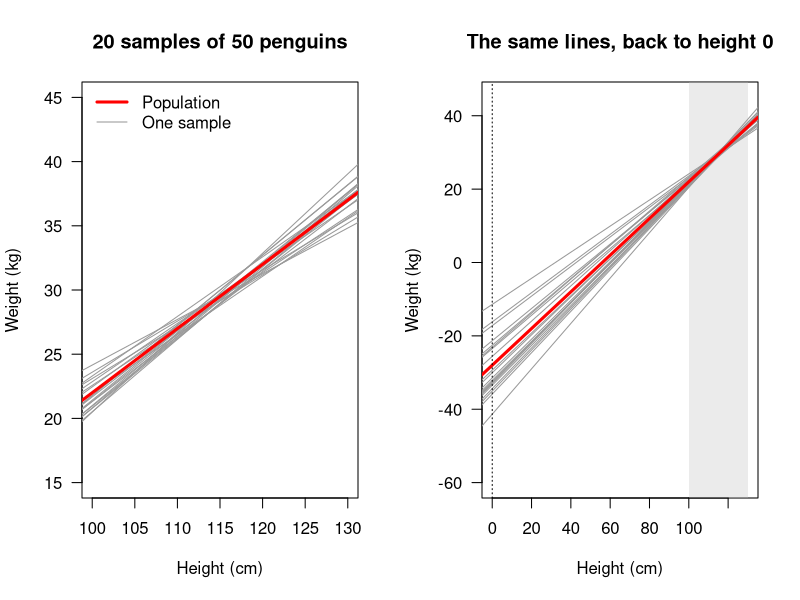
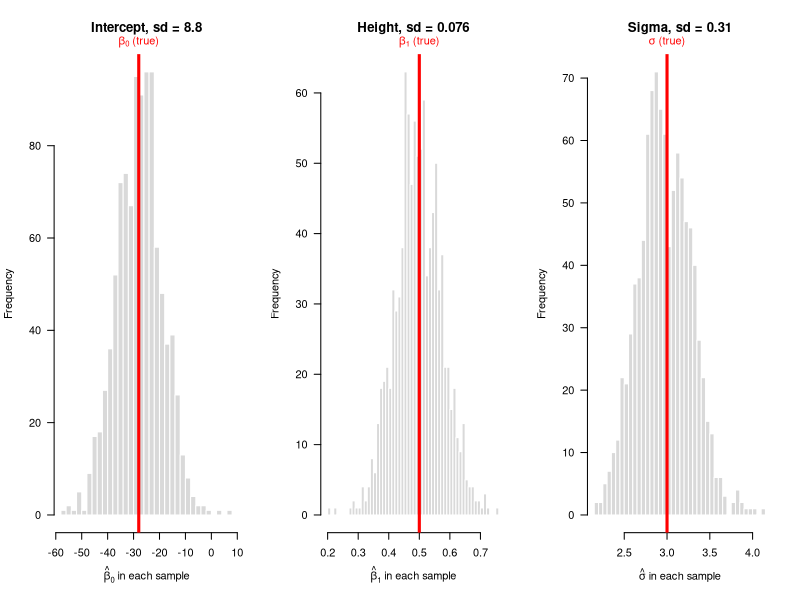
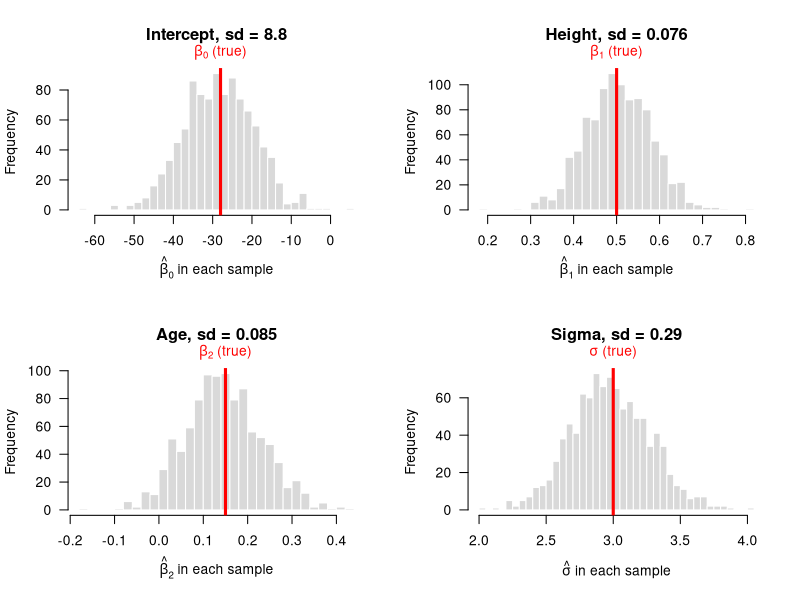

Source code (R) for these figures, in order:
# A population of 100,000 emperor penguins whose weight follows a linear
# model with KNOWN parameters.  We catch 50 of them, fit the model, and get
# estimates of those parameters.  Then we do it again, and again.
#
# Every sample gives different estimates.  The question of this section is
# how much they move around: that spread is what a confidence interval is
# built from.
#
# Part 1: one predictor (height).  Each sample gives a line, so we can SEE
#         beta0 and beta1 vary by drawing the lines.
# Part 2: two predictors (height and age).  There is no single line to draw,
#         so we look at histograms of every estimate, sigma included.

par(las = 1, bty = "o")    # horizontal axis numbers, full box around the plot

N <- 100000         # penguins in the population
n <- 50             # penguins in one sample
repeats <- 1000     # how many samples we take

# ----------------------------------------------------------------------
# The predictors.  Emperor penguins stand about 115 cm tall; we give the
# colony ages spread evenly between 2 and 20 years.
# ----------------------------------------------------------------------
height <- rnorm(N, mean = 115, sd = 6)
age <- runif(N, min = 2, max = 20)


# ======================================================================
# PART 1: ONE PREDICTOR
# ======================================================================

# The true parameters.  In real life we never know these; here we chose
# them, so we can check every estimate against the truth.
beta0 <- -28        # kg
beta1 <- 0.5        # kg per cm of height
sigma <- 3          # kg

weight <- beta0 + beta1 * height + rnorm(N, mean = 0, sd = sigma)

# Fitting the model to the WHOLE population gives (almost exactly) the true
# values: these are "the values we would find if we sampled every penguin".
population_fit <- lm(weight ~ height)
cat("Fitted to all", format(N, big.mark = ",", scientific = FALSE), "penguins:\n")
print(round(coef(population_fit), 3))
cat("  sigma =", round(summary(population_fit)$sigma, 3), "\n\n")

# ----------------------------------------------------------------------
# One sample.  This is all a real study ever gets to see.
# ----------------------------------------------------------------------
chosen <- sample(1:N, size = n)
one_fit <- lm(weight[chosen] ~ height[chosen])
cat("Fitted to one sample of", n, "penguins:\n")
print(round(coef(one_fit), 3))
cat("  sigma =", round(summary(one_fit)$sigma, 3), "\n")
cat("  Would another 50 penguins give the same numbers?\n\n")

# ----------------------------------------------------------------------
# So do it again.  Each pass through the loop is one imaginary research
# group catching 50 penguins and fitting the model.
# ----------------------------------------------------------------------
b0 <- rep(NA, repeats)
b1 <- rep(NA, repeats)
s <- rep(NA, repeats)

for (i in 1:repeats)
{
  chosen <- sample(1:N, size = n)
  fit <- lm(weight[chosen] ~ height[chosen])
  b0[i] <- coef(fit)[1]
  b1[i] <- coef(fit)[2]
  s[i] <- summary(fit)$sigma
}

cat("Over", repeats, "samples of", n, "penguins:\n")
cat("  beta0: true =", beta0, "  estimates from", round(min(b0), 1), "to", round(max(b0), 1), "\n")
cat("  beta1: true =", beta1, "  estimates from", round(min(b1), 2), "to", round(max(b1), 2), "\n")
cat("  sigma: true =", sigma, "  estimates from", round(min(s), 1), "to", round(max(s), 1), "\n\n")

# ----------------------------------------------------------------------
# The lines.  Red: the population line.  Grey: the first 20 samples.
#
# Left: the range of heights we measure.  The lines are close to the red
# one, and cross it near the middle of the heights.
# Right: the same lines, followed back to height 0.  Because the lines
# pivot around the middle of the data, a small change in slope swings the
# intercept a lot.  That is why the intercept varies so much more than the
# slope.
# ----------------------------------------------------------------------
show <- 20

par(mfrow = c(1, 2))

plot(height[chosen], weight[chosen], type = "n", xlim = c(100, 130), ylim = c(15, 45), xlab = "Height (cm)", ylab = "Weight (kg)", main = paste(show, "samples of", n, "penguins"))
for (i in 1:show)
{
  abline(b0[i], b1[i], col = "grey60")
}
abline(beta0, beta1, col = "red", lwd = 3)
legend("topleft", legend = c("Population", "One sample"), col = c("red", "grey60"), lwd = c(3, 1), bty = "n")

plot(height[chosen], weight[chosen], type = "n", xlim = c(0, 130), ylim = c(-60, 45), xlab = "Height (cm)", ylab = "Weight (kg)", main = "The same lines, back to height 0")
rect(100, -1000, 130, 1000, col = adjustcolor("grey", 0.3), border = NA)
for (i in 1:show)
{
  abline(b0[i], b1[i], col = "grey60")
}
abline(beta0, beta1, col = "red", lwd = 3)
abline(v = 0, lty = 3)

par(mfrow = c(1, 1))

# ----------------------------------------------------------------------
# The same estimates, all 1000 samples this time, as histograms.  The red
# line is the true value.
#
# These are sampling distributions, just like the sampling distribution of
# the mean: what a statistic does when you repeat the study.
# ----------------------------------------------------------------------
par(mfrow = c(1, 3))

hist(b0, breaks = 40, col = "grey85", border = "white", xlab = expression(hat(beta)[0] * " in each sample"), main = paste("Intercept, sd =", round(sd(b0), 1)))
abline(v = beta0, col = "red", lwd = 3)
text(beta0, par("usr")[4], expression(beta[0] * " (true)"), col = "red", pos = 3, xpd = TRUE)

hist(b1, breaks = 40, col = "grey85", border = "white", xlab = expression(hat(beta)[1] * " in each sample"), main = paste("Height, sd =", round(sd(b1), 3)))
abline(v = beta1, col = "red", lwd = 3)
text(beta1, par("usr")[4], expression(beta[1] * " (true)"), col = "red", pos = 3, xpd = TRUE)

hist(s, breaks = 40, col = "grey85", border = "white", xlab = expression(hat(sigma) * " in each sample"), main = paste("Sigma, sd =", round(sd(s), 2)))
abline(v = sigma, col = "red", lwd = 3)
text(sigma, par("usr")[4], expression(sigma * " (true)"), col = "red", pos = 3, xpd = TRUE)

par(mfrow = c(1, 1))


# ======================================================================
# PART 2: TWO PREDICTORS
# ======================================================================

# Same penguins, but now age also adds to weight.
beta0 <- -28        # kg
beta1 <- 0.5        # kg per cm of height
beta2 <- 0.15       # kg per year of age
sigma <- 3          # kg

weight <- beta0 + beta1 * height + beta2 * age + rnorm(N, mean = 0, sd = sigma)

b0 <- rep(NA, repeats)
b1 <- rep(NA, repeats)
b2 <- rep(NA, repeats)
s <- rep(NA, repeats)

for (i in 1:repeats)
{
  chosen <- sample(1:N, size = n)
  fit <- lm(weight[chosen] ~ height[chosen] + age[chosen])
  b0[i] <- coef(fit)[1]
  b1[i] <- coef(fit)[2]
  b2[i] <- coef(fit)[3]
  s[i] <- summary(fit)$sigma
}

# ----------------------------------------------------------------------
# One histogram per estimate.  The red line is the true value.
#
# These are sampling distributions, just like the sampling distribution of
# the mean: what a statistic does when you repeat the study.  Their
# standard deviations are the "Std. Error" column in summary().
#
# Look at sigma: it is a little lopsided, and it tends to come out slightly
# low.  The coefficients do not.
# ----------------------------------------------------------------------
par(mfrow = c(2, 2))

hist(b0, breaks = 40, col = "grey85", border = "white", xlab = expression(hat(beta)[0] * " in each sample"), main = paste("Intercept, sd =", round(sd(b0), 1)))
abline(v = beta0, col = "red", lwd = 3)
text(beta0, par("usr")[4], expression(beta[0] * " (true)"), col = "red", pos = 3, xpd = TRUE)

hist(b1, breaks = 40, col = "grey85", border = "white", xlab = expression(hat(beta)[1] * " in each sample"), main = paste("Height, sd =", round(sd(b1), 3)))
abline(v = beta1, col = "red", lwd = 3)
text(beta1, par("usr")[4], expression(beta[1] * " (true)"), col = "red", pos = 3, xpd = TRUE)

hist(b2, breaks = 40, col = "grey85", border = "white", xlab = expression(hat(beta)[2] * " in each sample"), main = paste("Age, sd =", round(sd(b2), 3)))
abline(v = beta2, col = "red", lwd = 3)
text(beta2, par("usr")[4], expression(beta[2] * " (true)"), col = "red", pos = 3, xpd = TRUE)

hist(s, breaks = 40, col = "grey85", border = "white", xlab = expression(hat(sigma) * " in each sample"), main = paste("Sigma, sd =", round(sd(s), 2)))
abline(v = sigma, col = "red", lwd = 3)
text(sigma, par("usr")[4], expression(sigma * " (true)"), col = "red", pos = 3, xpd = TRUE)

par(mfrow = c(1, 1))

cat("Try n <- 200 and watch every histogram tighten.\n")
cat("Try n <- 10 and watch them spread out.\n")
